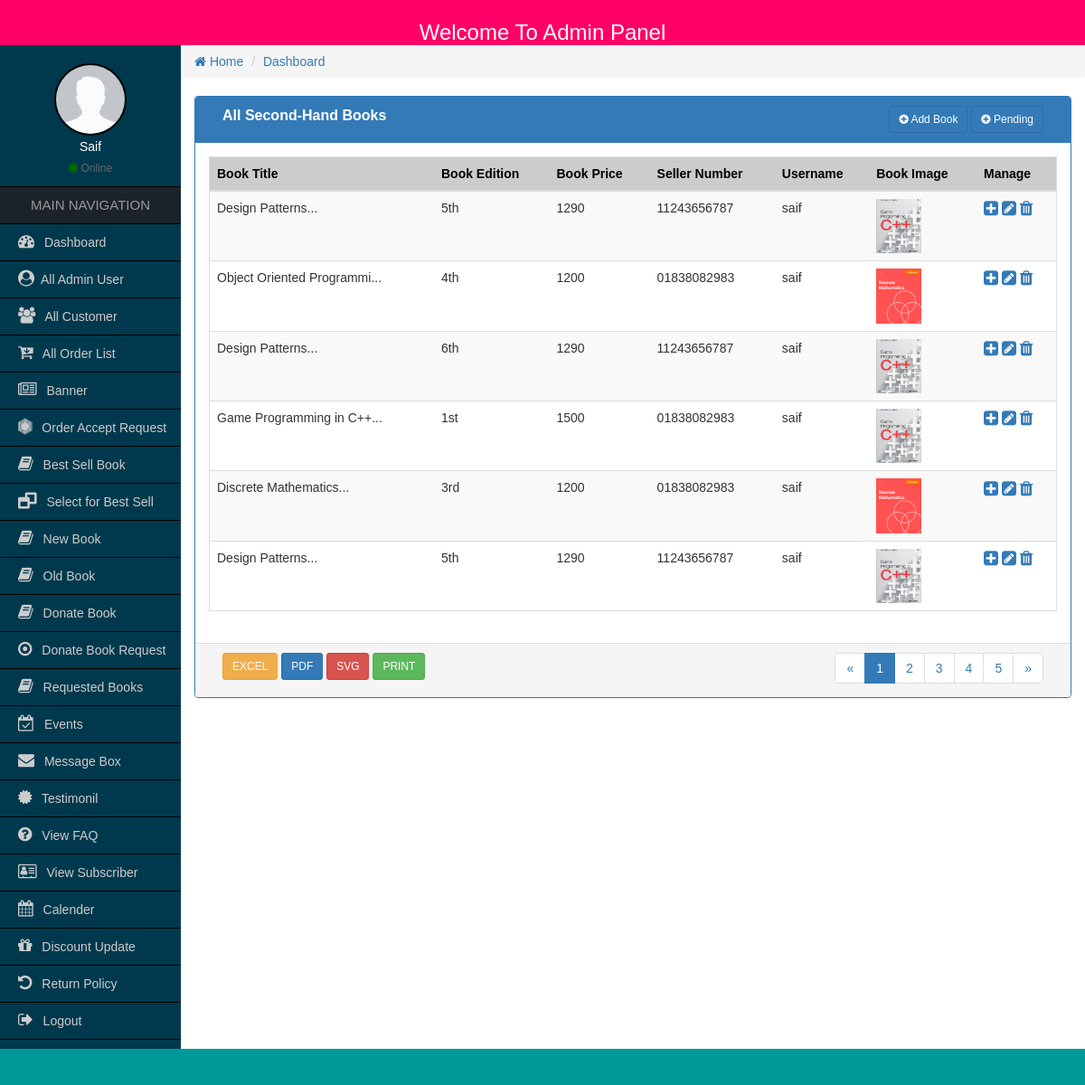
/admin/all-sechandbook.php (signed in), run on the app's committed database.
### tables this page shows
CREATE TABLE `adm_sechandbook` (
  `secbook_id` int(11) NOT NULL,
  `secbook_title` varchar(50) NOT NULL,
  `secbook_author` varchar(150) NOT NULL,
  `secbook_edition` varchar(4) NOT NULL,
  `secbook_price` varchar(10) NOT NULL,
  `seller_num` varchar(11) NOT NULL,
  `secbook_img` varchar(100) NOT NULL,
  `username` varchar(80) NOT NULL
);

### admin/all-sechandbook.php (the view, shortened to what this page needs)
<?php
    require_once('functions/function.php');
    if($_SESSION['role']=='1'){
?>
    <div class="col-md-12">
    	<div class="panel panel-primary">
            <div class="panel-heading">
                <div class="col-md-9 heading_title">
                    All Second-Hand Books
                 </div>
                 <div class="col-md-3 text-right">
                 	<a href="add-sechandbook.php" class="btn btn-sm btn btn-primary"><i class="fa fa-plus-circle"></i> Add Book</a>
                  <a href="pending-sechandbook.php" class="btn btn-sm btn btn-primary"><i class="fa fa-plus-circle"></i> Pending </a>
                </div>
                <div class="clearfix"></div>
            </div>
          <div class="panel-body">
              <table class="table table-responsive table-striped table-hover table_cus">
              		<thead class="table_head">
                		<tr>
                      	<th>Book Title</th>
                        <th>Book Edition</th>
                        <th>Book Price</th>
                        <th>Seller Number</th>
                        <th>Username</th>
                        <th>Book Image</th>
                        <th>Manage</th>
                    </tr>
                	</thead>
                    <tbody>
                      <?php
                          $sel="SELECT * FROM adm_sechandbook ORDER BY secbook_id DESC";
                          $Q=mysqli_query($con,$sel);
                          while($data=mysqli_fetch_assoc($Q)){
                      ?>
                    	<tr>
                        	<td><?= substr($data['secbook_title'],0,25);?>...</td>
                          <td><?= $data['secbook_edition']; ?></td>
                          <td><?= $data['secbook_price']; ?></td>
                          <td><?= $data['seller_num']; ?></td>
                          <td><?= $data['username']; ?></td>
                          <td>
                              <?php
                                if($data['secbook_img']!=''){
                              ?>
                                <img width="50" src="uploads/<?= $data['secbook_img']; ?>" alt="Image"/>
                              <?php
                                }else{
                              ?>
                                <img width="50" src="images/avatar.png" alt="Image"/>
                              <?php } ?>
                          </td>
                          <td>
                          	<a href="view-sechandbook.php?v=<?= $data['secbook_id']; ?>"><i class="fa fa-plus-square fa-lg"></i></a>
                              <a href="edit-sechandbook.php?ed=<?= $data['secbook_id']; ?>"><i class="fa fa-pencil-square fa-lg"></i></a>
                              <a href="delete-sechandbook.php?secbookdel=<?= $data['secbook_id']; ?>"><i class="fa fa-trash fa-lg"></i></a>
                          </td>
                        </tr>
                        <?php } ?>
                    </tbody>
              </table>
          </div>
          <div class="panel-footer">
            <div class="col-md-4">
            	<a href="#" class="btn btn-sm btn-warning">EXCEL</a>
                <a href="#" class="btn btn-sm btn-primary">PDF</a>
                <a href="#" class="btn btn-sm btn-danger">SVG</a>
                <a href="#" class="btn btn-sm btn-success">PRINT</a>
            </div>
            <div class="col-md-4">
            </div>
            <div class="col-md-4 text-right">
            	<nav aria-label="Page navigation">
                  <ul class="pagination pagina_cus">
                    <li>
                      <a href="#" aria-label="Previous">
                        <span aria-hidden="true">&laquo;</span>
                      </a>
                    </li>
                    <li class="active"><a href="#">1</a></li>
                    <li><a href="#">2</a></li>
                    <li><a href="#">3</a></li>
                    <li><a href="#">4</a></li>
                    <li><a href="#">5</a></li>
                    <li>
                      <a href="#" aria-label="Next">
                        <span aria-hidden="true">&raquo;</span>
                      </a>
                    </li>
                  </ul>
                </nav>
            </div>
            <div class="clearfix"></div>
          </div>
        </div>
    </div>
<?php
  }else{
      echo "Access Denied! You have no permission access this page.";
  }
?>

### admin/css/style.css (style rules this page uses)
* { margin:0px; padding:0px; outline:0px; }
img { border:0px; }
ul, ol { list-style-type:none; }
a { text-decoration:none; }
body { font-family:Verdana, Geneva, sans-serif; }
.heading_title { font-size:16px; font-weight:bold; }
.table_cus { border:1px solid #ddd; }
.table_head { background-color:#ccc; color:#000; }
.pagina_cus { padding:0px; margin:0px; }

### data on the page
adm_sechandbook: secbook_title "Design Patterns", secbook_edition "5th", secbook_price "1290", seller_num "11243656787", username "saif", secbook_img (picture)
adm_sechandbook: secbook_title "Object Oriented Programmi", secbook_edition "4th", secbook_price "1200", seller_num "01838082983", username "saif", secbook_img (picture)
adm_sechandbook: secbook_title "Design Patterns", secbook_edition "6th", secbook_price "1290", seller_num "11243656787", username "saif", secbook_img (picture)
adm_sechandbook: secbook_title "Game Programming in C++", secbook_edition "1st", secbook_price "1500", seller_num "01838082983", username "saif", secbook_img (picture)
adm_sechandbook: secbook_title "Discrete Mathematics", secbook_edition "3rd", secbook_price "1200", seller_num "01838082983", username "saif", secbook_img (picture)
adm_sechandbook: secbook_title "Design Patterns", secbook_edition "5th", secbook_price "1290", seller_num "11243656787", username "saif", secbook_img (picture)

### other printed values
$_SESSION['name'] "Saif"
